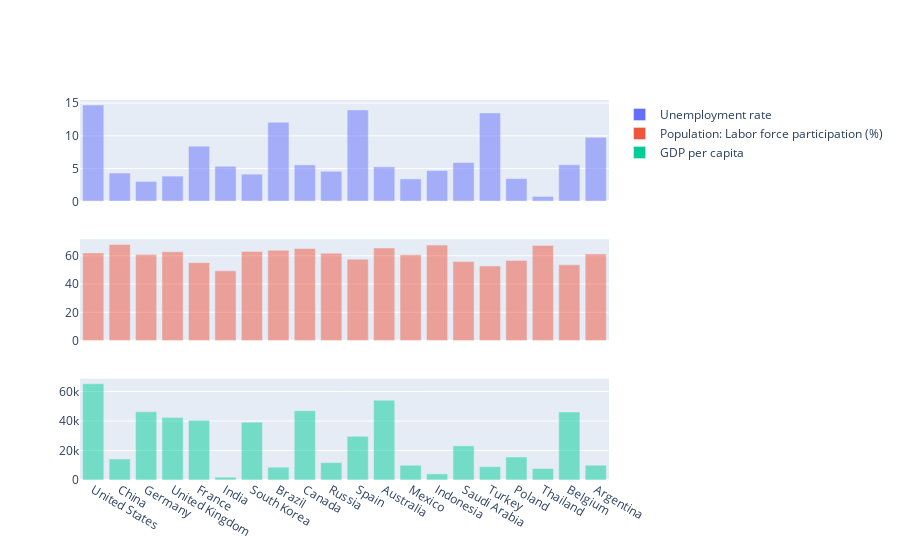

Notebook code for this chart:
### Markdown cell above
> # Unemployment

### Code cell
fig=make_subplots(rows=3, cols=1)
fig.add_trace(go.Bar(
            name='Unemployment rate',
            x=country_by_gdp["Country"], 
            y=country_by_gdp['Unemployment rate'],
            showlegend=True,
            marker=dict(
                opacity=0.5,
                showscale=False,
            )),row=1,col=1,
        )

fig.add_trace(go.Bar(
            name='Population: Labor force participation (%)',
            x=country_by_gdp["Country"], 
            y=country_by_gdp['Population: Labor force participation (%)'],
            showlegend=True,
            marker=dict(
                opacity=0.5,
                showscale=False,
            )),row=2,col=1,
        )

fig.add_trace(go.Bar(
            name="GDP per capita",
            x=country_by_gdp["Country"], 
            y=country_by_gdp["GDP per capita"],
            showlegend=True,
            marker=dict(
                opacity=0.5,
                showscale=False,
            )),row=3,col=1,
        )

fig.update_xaxes(showticklabels=False, row=1, col=1)
fig.update_xaxes(showticklabels=False, row=2, col=1)


fig.show()

### Figure 1 — Plotly figure (JSON) as saved in the notebook; plotly's stock layout.template omitted (floating-point values rounded to 4 significant figures)
{"data": [{"marker": {"opacity": 0.5, "showscale": false}, "name": "Unemployment rate", "showlegend": true, "type": "bar", "x": ["United States", "China", "Germany", "United Kingdom", "France", "India", "South Korea", "Brazil", "Canada", "Russia", "Spain", "Australia", "Mexico", "Indonesia", "Saudi Arabia", "Turkey", "Poland", "Thailand", "Belgium", "Argentina"], "xaxis": "x", "y": [14.7, 4.32, 3.04, 3.85, 8.43, 5.36, 4.15, 12.08, 5.56, 4.59, 13.96, 5.27, 3.42, 4.69, 5.93, 13.49, 3.47, 0.75, 5.59, 9.79], "yaxis": "y"}, {"marker": {"opacity": 0.5, "showscale": false}, "name": "Population: Labor force participation (%)", "showlegend": true, "type": "bar", "x": ["United States", "China", "Germany", "United Kingdom", "France", "India", "South Korea", "Brazil", "Canada", "Russia", "Spain", "Australia", "Mexico", "Indonesia", "Saudi Arabia", "Turkey", "Poland", "Thailand", "Belgium", "Argentina"], "xaxis": "x2", "y": [62, 68, 60.8, 62.8, 55.1, 49.3, 63, 63.9, 65.1, 61.8, 57.5, 65.5, 60.7, 67.5, 55.9, 52.8, 56.7, 67.3, 53.6, 61.3], "yaxis": "y2"}, {"marker": {"opacity": 0.5, "showscale": false}, "name": "GDP per capita", "showlegend": true, "type": "bar", "x": ["United States", "China", "Germany", "United Kingdom", "France", "India", "South Korea", "Brazil", "Canada", "Russia", "Spain", "Australia", "Mexico", "Indonesia", "Saudi Arabia", "Turkey", "Poland", "Thailand", "Belgium", "Argentina"], "xaxis": "x3", "y": [65280.0, 14240.0, 46260.0, 42300.0, 40490.0, 1911.0, 39240.0, 8655.0, 46940.0, 11770.0, 29610.0, 54050.0, 9985.0, 4142.0, 23140.0, 9042.0, 15600.0, 7808.0, 46120.0, 10010.0], "yaxis": "y3"}], "layout": {"xaxis": {"anchor": "y", "domain": [0, 1], "showticklabels": false}, "xaxis2": {"anchor": "y2", "domain": [0, 1], "showticklabels": false}, "xaxis3": {"anchor": "y3", "domain": [0, 1]}, "yaxis": {"anchor": "x", "domain": [0.7333, 1]}, "yaxis2": {"anchor": "x2", "domain": [0.3667, 0.6333]}, "yaxis3": {"anchor": "x3", "domain": [0, 0.2667]}}}
